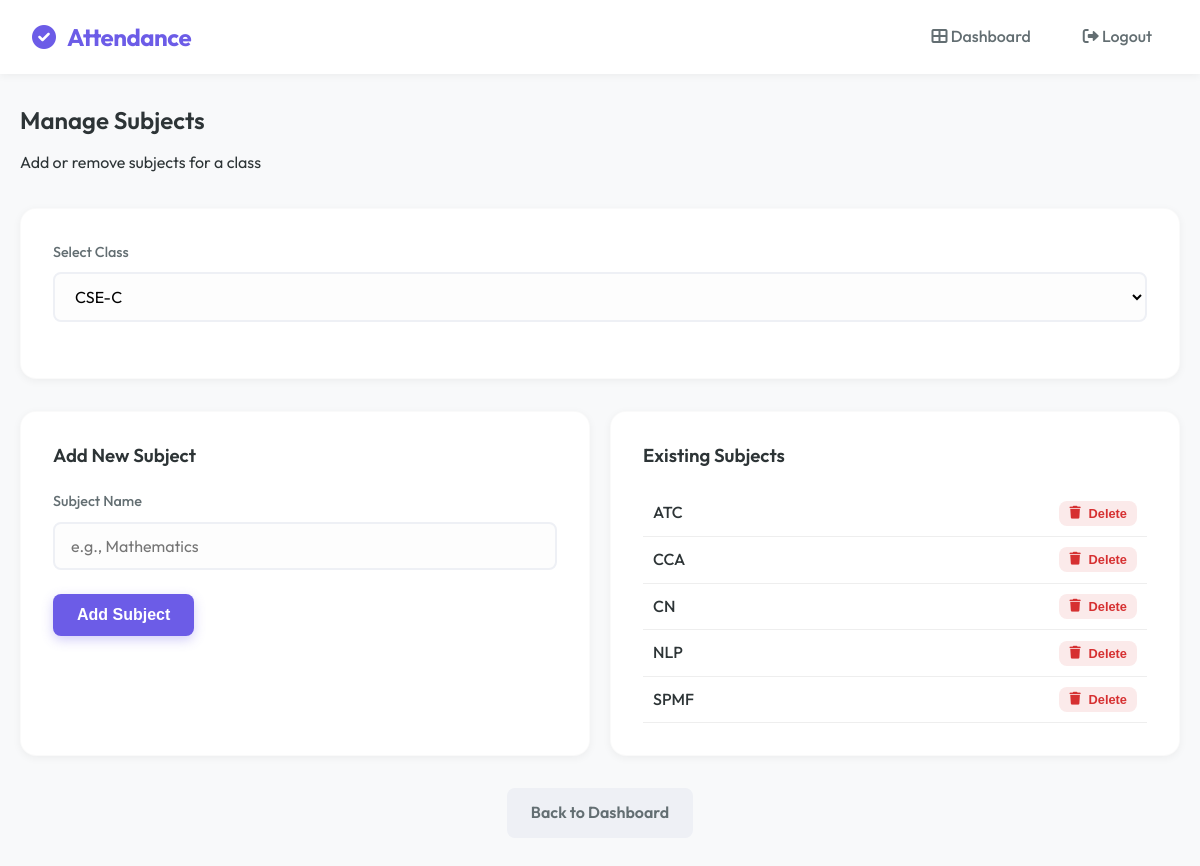
The app's page /subjects?class_id=3 (signed in) with its own data.
### tables this page shows
CREATE TABLE subjects (
        id INTEGER PRIMARY KEY AUTOINCREMENT,
        class_id INTEGER,
        name TEXT
    );

### app.py (the view)
@app.route("/subjects")
def subjects():
    if session.get("role") != "admin":
        return "Unauthorized", 403
    conn = sqlite3.connect('attendance.db')
    c = conn.cursor()
    c.execute("SELECT id, class_name FROM classes ORDER BY class_name")
    classes = c.fetchall()
    selected_class_id = request.args.get("class_id")
    subjects_list = []
    if selected_class_id:
        c.execute("SELECT id, name FROM subjects WHERE class_id=? ORDER BY name", (selected_class_id,))
        subjects_list = c.fetchall()
    conn.close()
    return render_template("subjects.html", classes=classes, subjects=subjects_list,
                           selected_class_id=int(selected_class_id) if selected_class_id else None)

### templates/subjects.html (shortened to what this page needs)
{% extends "base.html" %}
{% block content %}
<div class="mb-4">
    <h2>Manage Subjects</h2>
    <p class="text-muted">Add or remove subjects for a class</p>
</div>
<div class="card mb-4">
    <form method="GET" action="/subjects">
        <div class="form-group">
            <label for="class_id">Select Class</label>
            <select name="class_id" id="class_id" required onchange="this.form.submit()">
                {% for cid, cname in classes %}
                <option value="{{ cid }}" {% if selected_class_id==cid %}selected{% endif %}>{{ cname }}</option>
                {% endfor %}
            </select>
        </div>
    </form>
</div>
{% if selected_class_id %}
<div class="dashboard-grid" style="grid-template-columns: 1fr 1fr; gap: 20px; margin-top: 0;">
    <div class="card">
        <h3 class="mb-3">Add New Subject</h3>
        <form action="/add_subject" method="POST">
            <div class="form-group">
                <label for="name">Subject Name</label>
                <input type="text" id="name" name="name" required placeholder="e.g., Mathematics">
            </div>
            <button type="submit" class="btn btn-primary">Add Subject</button>
        </form>
    </div>
    <div class="card">
        <h3 class="mb-3">Existing Subjects</h3>
        {% if subjects %}
        <ul style="list-style: none; padding: 0;">
            {% for sid, sname in subjects %}
            <li style="display: flex; justify-content: space-between; align-items: center; padding: 10px; border-bottom: 1px solid #eee;">
                <span style="font-weight: 500;">{{ sname }}</span>
                <button type="button" class="btn btn-danger" style="padding: 5px 10px; font-size: 0.8rem;"
                    onclick="confirmDelete('{{ sid }}')">
                    <i class="fas fa-trash"></i> Delete
                </button>
            </li>
            {% endfor %}
        </ul>
        {% else %}
        <p class="text-muted text-center">No subjects found for this class.</p>
        {% endif %}
    </div>
</div>
{% else %}
<div class="card text-center" style="padding: 40px;">
    <i class="fas fa-book" style="font-size: 3rem; color: var(--primary); margin-bottom: 20px;"></i>
    <h3>Select a Class</h3>
    <p class="text-muted">Please select a class above to manage its subjects.</p>
</div>
{% endif %}
<div class="text-center mt-4">
    <a href="/dashboard" class="btn btn-secondary">Back to Dashboard</a>
</div>
{% endblock %}

### static/style.css (style rules this page uses)
:root { --primary: #6c5ce7; --primary-hover: #5b4cc4; --primary-light: #a29bfe; --secondary: #00cec9; --accent: #fd79a8; --bg-body: #f8f9fa; --bg-surface: #ffffff; --bg-glass: rgba(255, 255, 255, 0.8); --text-main: #2d3436; --text-muted: #636e72; --text-light: #ffffff; --success: #00b894; --error: #d63031; --warning: #fdcb6e; --radius-sm: 8px; --radius-md: 16px; --radius-lg: 24px; --shadow-sm: 0 2px 8px rgba(0, 0, 0, 0.05); --shadow-md: 0 8px 24px rgba(0, 0, 0, 0.08); --shadow-lg: 0 16px 48px rgba(0, 0, 0, 0.1); --transition: all 0.3s cubic-bezier(0.4, 0, 0.2, 1); }
* { margin: 0; padding: 0; box-sizing: border-box; }
body { font-family: 'Outfit', sans-serif; background-color: var(--bg-body); color: var(--text-main); line-height: 1.6; min-height: 100vh; display: flex; flex-direction: column; }
h1, h2, h3, h4, h5, h6 { font-weight: 600; line-height: 1.2; margin-bottom: 1rem; color: var(--text-main); }
a { text-decoration: none; color: var(--primary); transition: var(--transition); }
.card { background: var(--bg-surface); border-radius: var(--radius-md); padding: 2rem; box-shadow: var(--shadow-sm); transition: var(--transition); border: 1px solid rgba(0, 0, 0, 0.02); }
.form-group { margin-bottom: 1.5rem; }
label { display: block; margin-bottom: 0.5rem; font-weight: 500; color: var(--text-muted); font-size: 0.9rem; }
input, select, textarea { width: 100%; padding: 12px 16px; border: 2px solid #eef0f5; border-radius: var(--radius-sm); font-family: inherit; font-size: 1rem; transition: var(--transition); background: #fdfdfd; }
.btn { display: inline-flex; align-items: center; justify-content: center; padding: 12px 24px; border-radius: var(--radius-sm); font-weight: 600; cursor: pointer; border: none; transition: var(--transition); font-size: 1rem; gap: 8px; }
.btn-primary { background: var(--primary); color: white; box-shadow: 0 4px 12px rgba(108, 92, 231, 0.3); }
.btn-secondary { background: #eef0f5; color: var(--text-muted); }
.btn-danger { background: rgba(214, 48, 49, 0.1); color: var(--error); }
.dashboard-grid { display: grid; grid-template-columns: repeat(auto-fit, minmax(280px, 1fr)); gap: 24px; margin-top: 2rem; }
.text-center { text-align: center; }
.mt-4 { margin-top: 2rem; }
.mb-3 { margin-bottom: 1.5rem; }
.mb-4 { margin-bottom: 2rem; }

### records on screen
subjects: name "ATC"
subjects: name "CCA"
subjects: name "CN"
subjects: name "NLP"
subjects: name "SPMF"

### other values on screen
form field class_id "CSE-C"
